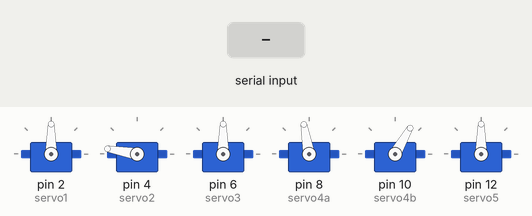
Recording of a sketch running on a simulated Arduino Uno, built with avr-gcc and run on an emulated ATmega328P. Shown: 6 × servo. Inputs (shaded band) come from the test bench.

Above: at 1.2 s.
1.3 s: "a" received over Serial
At 2.1 s:
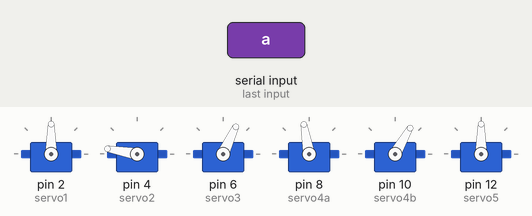
2.8 s: byte 119 ('w') received over Serial
At 3.2 s:
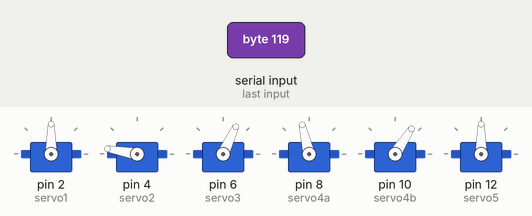
4.3 s: "s" received over Serial
At 5.5 s:
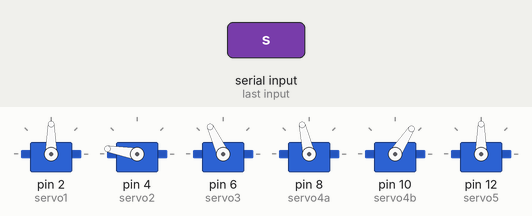
5.8 s: byte 101 ('e') received over Serial
At 6.7 s:
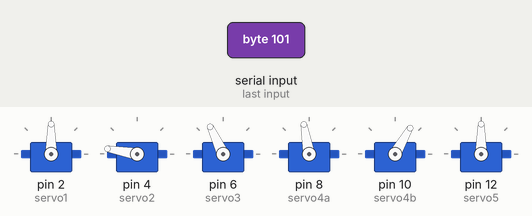
7.3 s: "q" received over Serial
At 7.8 s:
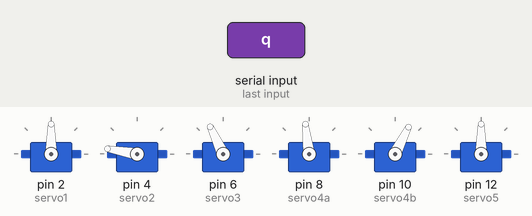
8.8 s: "d" received over Serial
At 10.2 s:
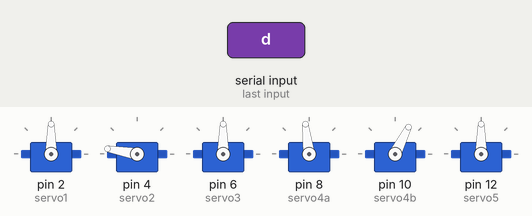
Timing chart, 0 to 11.3 s (numbered marks = the images above; inputs shaded):
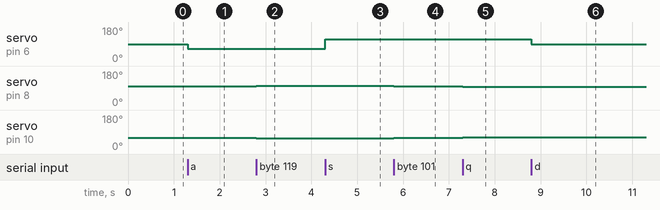

The sketch:

tira_control_serial.ino
```cpp
#include <Servo.h>

Servo servo1, servo2, servo3, servo4a, servo4b, servo5;


const unsigned int BAUD_RATE = 9600;

int incomingByte;
int angle1 = 90;
int angle2 = 170;
int angle3 = 90;
int angle4a = 100;
int angle4b = 60;
int angle5 = 90;

void setup() {
  servo1.attach(2);
  servo2.attach(4);
  servo3.attach(6);
  servo4a.attach(8);
  servo4b.attach(10);
  servo5.attach(12);
  servo1.write(angle1);
  servo2.write(angle2);
  servo3.write(angle3);
  servo4a.write(angle4a);
  servo4b.write(angle4b);
  servo5.write(angle5);

  Serial.begin(BAUD_RATE);
}

void loop() {
  if (Serial.available()) {
     incomingByte = Serial.read();
     if (incomingByte == 'j')
     {
       angle1 = angle1 - 5;
            servo1.write(angle1);
            delay(100);
         }

     else if (incomingByte == 'k')
     {
          angle1 = angle1 + 5;
            servo1.write(angle1);
            delay(100);

     }
     else if (incomingByte == 'l')
     {
            angle1 = 90;
            servo1.write(angle1);
            delay(100);

     }
     else if (incomingByte == 'f')
     { // up
      angle2 = angle2 - 5;
            servo2.write(angle2);
            delay(100);
         }
     else if (incomingByte == 'g')
     { // down
     angle2 = angle2 + 5;
            servo2.write(angle2);
            delay(100);
         }
     else if (incomingByte == 'h')
     { // up
      angle2 = 170;
            servo2.write(angle2);
            delay(100);
         }
     else if (incomingByte == 'a')
     { // up
      angle3 = 65;
            servo3.write(angle3);
            delay(100);
         }
     else if (incomingByte == 's')
     { // up
      angle3 = 115;
            servo3.write(angle3);
            delay(100);
         }
     else if (incomingByte == 'd')
     { // up
      angle3 = 90;
            servo3.write(angle3);
            delay(100);
         }
     else if (incomingByte == 'q')
     { // down
     angle4a = angle4a - 3;
     servo4a.write(angle4a);
     angle4b = angle4b + 3;
     servo4b.write(angle4b);
     delay(100);
         }
     else if (incomingByte == 'w')
     { // down
     angle4a = angle4a + 3;
     servo4a.write(angle4a);
     angle4b = angle4b - 3;
     servo4b.write(angle4b);
     delay(100);
         }
     else if (incomingByte == 'e')
     { // down
     angle4a = 100;
     servo4a.write(angle4a);
     angle4b = 60;
     servo4b.write(angle4b);
     delay(100);
         }
     else if (incomingByte == 'r')
     { // down
     angle5 = angle5 + 5;
            servo5.write(angle5);
            delay(100);
         }
     else if (incomingByte == 't')
     { // down
     angle5 = angle5 - 5;
            servo5.write(angle5);
            delay(100);
         }
     else if (incomingByte == 'y')
     { // down
     angle5 = 90;
            servo5.write(angle5);
            delay(100);
         }
   }
}
```

Measured:
- after the input at 1.3 s, servo on pin 6 (servo3): 90° → 65° at once
- after the input at 2.8 s, servo on pin 8 (servo4a): 100° → 103° at once; servo on pin 10 (servo4b): 60° → 57° at once
- after the input at 4.3 s, servo on pin 6 (servo3): 65° → 115° at once
- after the input at 5.8 s, servo on pin 8 (servo4a): 103° → 100° at once; servo on pin 10 (servo4b): 57° → 60° at once
- after the input at 7.3 s, servo on pin 8 (servo4a): 100° → 97° at once; servo on pin 10 (servo4b): 60° → 63° at once
- after the input at 8.8 s, servo on pin 6 (servo3): 115° → 90° at once
